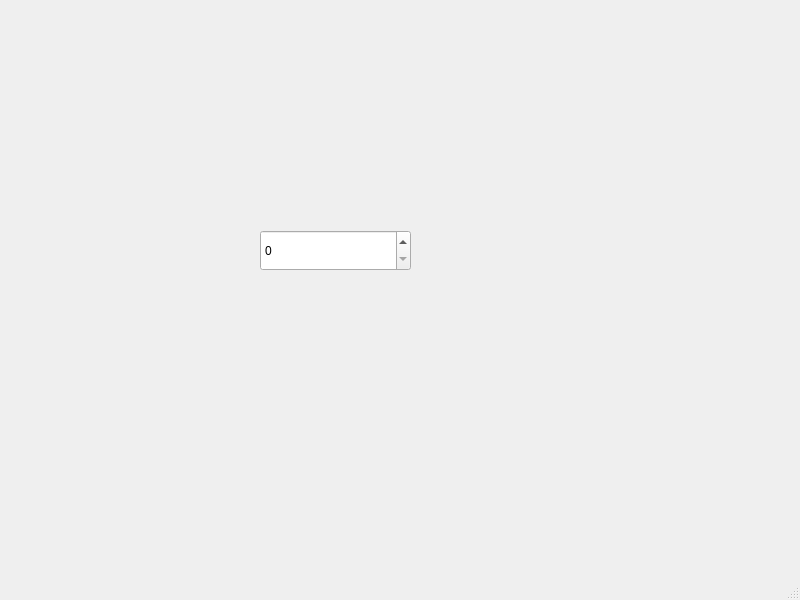
<?xml version="1.0" encoding="UTF-8"?>
<ui version="4.0">
 <class>MainWindow</class>
 <widget class="QMainWindow" name="MainWindow">
  <property name="geometry">
   <rect>
    <x>0</x>
    <y>0</y>
    <width>800</width>
    <height>600</height>
   </rect>
  </property>
  <property name="windowTitle">
   <string>MainWindow</string>
  </property>
  <widget class="QWidget" name="centralwidget">
   <widget class="QSpinBox" name="spinBox">
    <property name="geometry">
     <rect>
      <x>260</x>
      <y>230</y>
      <width>151</width>
      <height>41</height>
     </rect>
    </property>
   </widget>
  </widget>
  <widget class="QMenuBar" name="menubar">
   <property name="geometry">
    <rect>
     <x>0</x>
     <y>0</y>
     <width>800</width>
     <height>25</height>
    </rect>
   </property>
  </widget>
  <widget class="QStatusBar" name="statusbar"/>
 </widget>
 <resources/>
 <connections/>
</ui>
